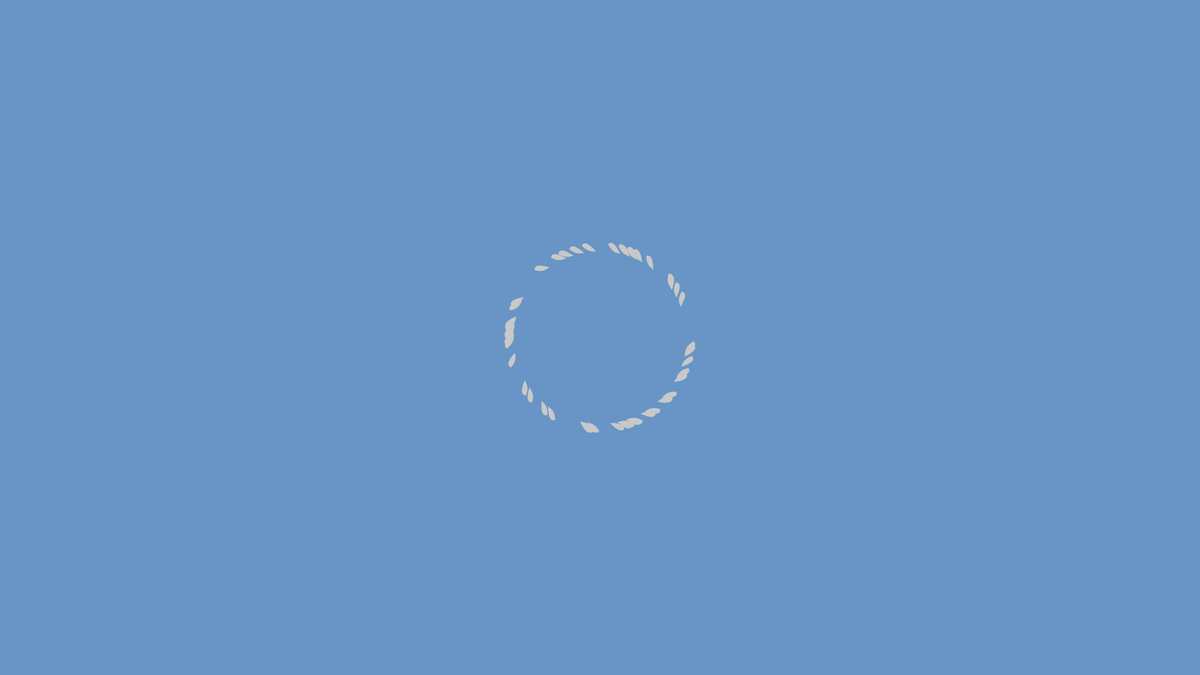
Frame 1 (no input)
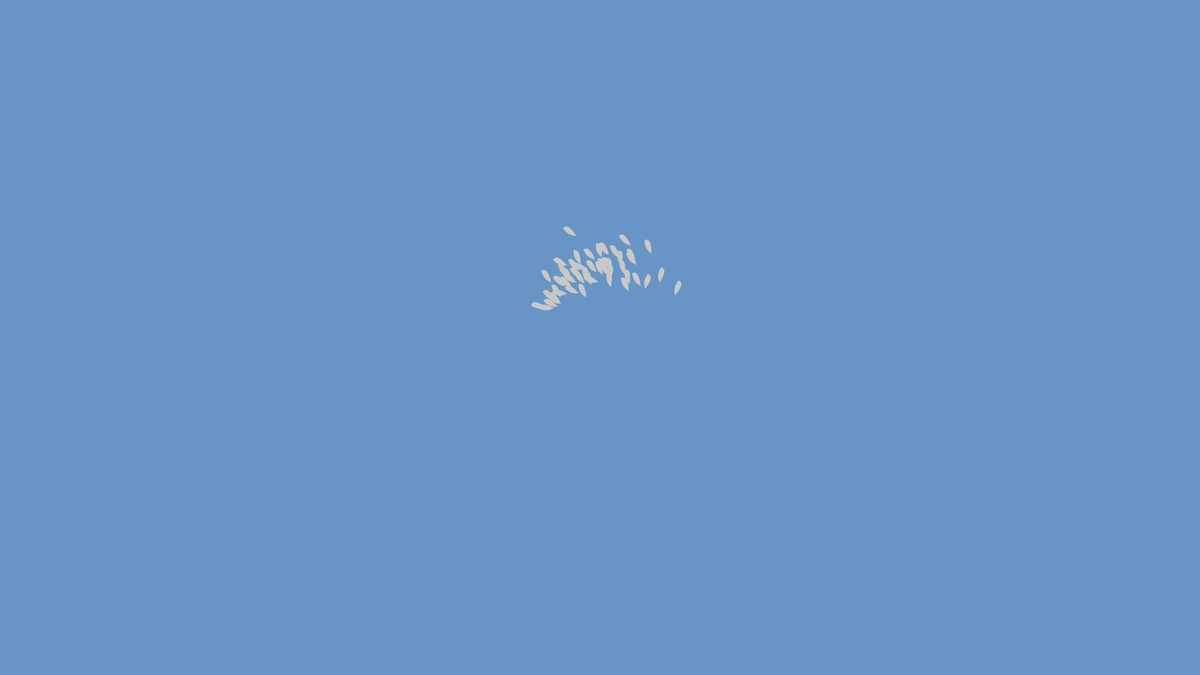
Frame 60 (no input)
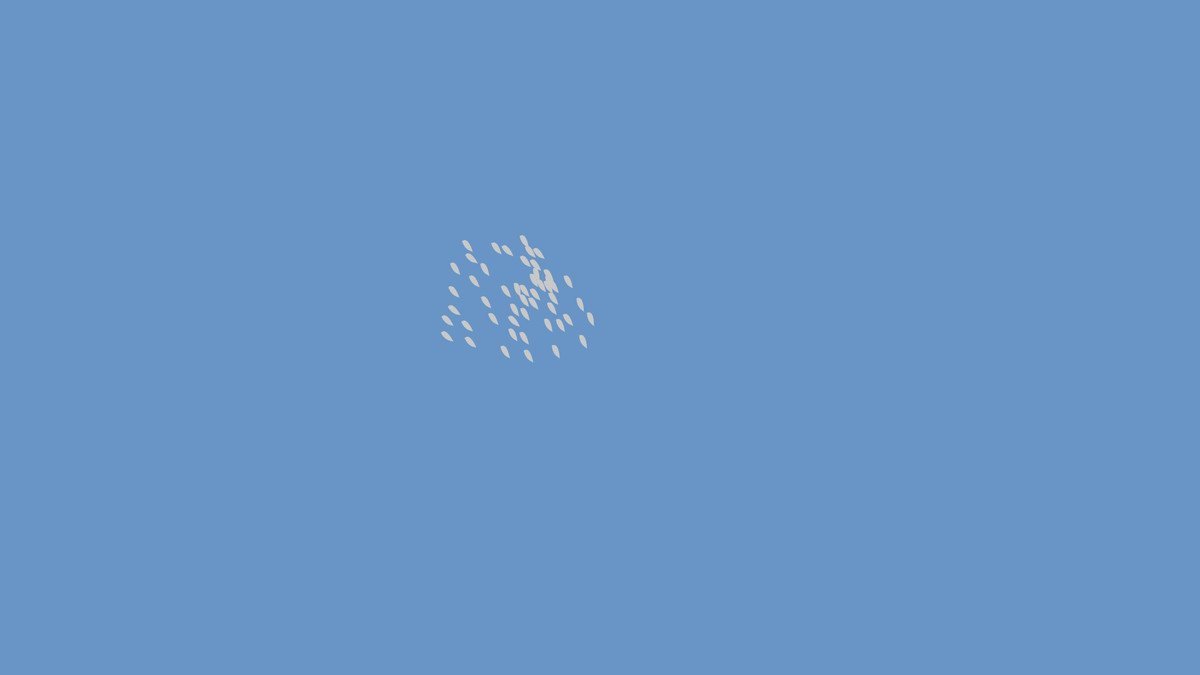
Frame 120 (the mouse pressed at the canvas centre since frame 60)

The p5.js sketch that drew these frames (run headless with seeded random() and noise() and a simulated clock; from frame 60 on, the mouse is pressed at the canvas centre):

// p5.js sketch
// ── sketch.js
var flock;

var offset = 100;
var x;
var y;
var Scale_Size;
var dir;

function setup() {
  createCanvas(1920,1080);
  createP();
  
  flock = new Flock();
  // Add an initial set of boids into the system
  for (var i = 0; i < 50; i++) {
    //generate starting from the center of the canvas 
    var b = new Boid(width/2,height/2);
    flock.addBoid(b);
  }
}

function draw() {
  background(color(104,149,197));
  flock.run();
}

// Add a new boid into the System
function mouseDragged() {
  flock.addBoid(new Boid(mouseX,mouseY));
}

function Flock() {
  // An array for all the boids
  this.boids = []; // Initialize the array
}

Flock.prototype.run = function() {
  for (var i = 0; i < this.boids.length; i++) {
    this.boids[i].run(this.boids);  // Passing the entire list of boids to each boid individually
  }
}

Flock.prototype.addBoid = function(b) {
  this.boids.push(b);
}

// The Nature of Code
// Daniel Shiffman
// http://natureofcode.com

// Boid class
// Methods for Separation, Cohesion, Alignment added

function Boid(x,y) {
  this.acceleration = createVector(0,0);
  this.velocity = createVector(random(-1,1),random(-1,1));
  this.position = createVector(x,y);
  this.r = 3.0;
  this.maxspeed = 3;    // Maximum speed
  this.maxforce = 0.05; // Maximum steering force
}

Boid.prototype.run = function(boids) {
  this.flock(boids);
  this.update();
  this.borders();
  this.render();
}

Boid.prototype.applyForce = function(force) {
  // We could add mass here if we want A = F / M
  this.acceleration.add(force);
}

// We accumulate a new acceleration each time based on three rules
Boid.prototype.flock = function(boids) {
  var sep = this.separate(boids);   // Separation
  var ali = this.align(boids);      // Alignment
  var coh = this.cohesion(boids);   // Cohesion
  // Arbitrarily weight these forces
  sep.mult(1.5);
  ali.mult(1.0);
  coh.mult(1.0);
  // Add the force vectors to acceleration
  this.applyForce(sep);
  this.applyForce(ali);
  this.applyForce(coh);
}

// Method to update location
Boid.prototype.update = function() {
  // Update velocity
  this.velocity.add(this.acceleration);
  // Limit speed
  this.velocity.limit(this.maxspeed);
  this.position.add(this.velocity);
  // Reset accelertion to 0 each cycle
  this.acceleration.mult(0);
}

// A method that calculates and applies a steering force towards a target
// STEER = DESIRED MINUS VELOCITY
Boid.prototype.seek = function(target) {
  var desired = p5.Vector.sub(target,this.position);  // A vector pointing from the location to the target
  // Normalize desired and scale to maximum speed
  desired.normalize();
  desired.mult(this.maxspeed);
  // Steering = Desired minus Velocity
  var steer = p5.Vector.sub(desired,this.velocity);
  steer.limit(this.maxforce);  // Limit to maximum steering force
  return steer;
}

function drawFish(x,y,Scale_Size, dir) {
  
  push();
  translate(x,y);
  scale(Scale_Size);
  beginShape();
  vertex(1.0*dir, -0.7);
  bezierVertex(1.0*dir, -0.7, 0.4*dir, -1.0, 0.0, 0.0);
  bezierVertex(0.0, 0.0, 1.0*dir, 0.4, 1.0*dir, -0.7); 
  endShape(CLOSE);
  pop();

// beginShape();
// vertex(30+ offset, 30+ offset);
// bezierVertex(0+ offset, 50 + offset, 90+ offset, 50 + offset, 100+ offset, 20 + offset);
// bezierVertex(30+ offset, 30 + offset, 30+ offset, 10 + offset, 10+ offset, 10 + offset);

// vertex(30+ offset, 30+ offset);
// bezierVertex(0+ offset + 2, 50 + offset + 54, 90+ offset + 2, 50 + offset + 54, 100+ offset + 2, 20 + offset + 54);
// bezierVertex(30+ offset + 2, 30 + offset + 54, 30+ offset + 2, 10 + offset + 54, 10+ offset + 2, 10 + offset + 54);
// rotate(-14);


// ellipse(225, 120, 65, 25);
// endShape(CLOSE);
}

Boid.prototype.render = function() {
  // Draw a triangle rotated in the direction of velocity
  var theta = this.velocity.heading() + radians(90);
  fill(127);
  stroke(200);
  push();
  translate(this.position.x,this.position.y);
  rotate(theta);
  drawFish(100, 100, 5, 3);
  pop();
}


// Wraparound
Boid.prototype.borders = function() {
  if (this.position.x < -this.r)  this.position.x = width +this.r;
  if (this.position.y < -this.r)  this.position.y = height+this.r;
  if (this.position.x > width +this.r) this.position.x = -this.r;
  if (this.position.y > height+this.r) this.position.y = -this.r;
}

// Separation
// Method checks for nearby boids and steers away
Boid.prototype.separate = function(boids) {
  var desiredseparation = 25.0;
  var steer = createVector(0,0);
  var count = 0;
  // For every boid in the system, check if it's too close
  for (var i = 0; i < boids.length; i++) {
    var d = p5.Vector.dist(this.position,boids[i].position);
    // If the distance is greater than 0 and less than an arbitrary amount (0 when you are yourself)
    if ((d > 0) && (d < desiredseparation)) {
      // Calculate vector pointing away from neighbor
      var diff = p5.Vector.sub(this.position,boids[i].position);
      diff.normalize();
      diff.div(d);        // Weight by distance
      steer.add(diff);
      count++;            // Keep track of how many
    }
  }
  // Average -- divide by how many
  if (count > 0) {
    steer.div(count);
  }

  // As long as the vector is greater than 0
  if (steer.mag() > 0) {
    // Implement Reynolds: Steering = Desired - Velocity
    steer.normalize();
    steer.mult(this.maxspeed);
    steer.sub(this.velocity);
    steer.limit(this.maxforce);
  }
  return steer;
}

// Alignment
// For every nearby boid in the system, calculate the average velocity
Boid.prototype.align = function(boids) {
  var neighbordist = 50;
  var sum = createVector(0,0);
  var count = 0;
  for (var i = 0; i < boids.length; i++) {
    var d = p5.Vector.dist(this.position,boids[i].position);
    if ((d > 0) && (d < neighbordist)) {
      sum.add(boids[i].velocity);
      count++;
    }
  }
  if (count > 0) {
    sum.div(count);
    sum.normalize();
    sum.mult(this.maxspeed);
    var steer = p5.Vector.sub(sum,this.velocity);
    steer.limit(this.maxforce);
    return steer;
  } else {
    return createVector(0,0);
  }
}

// Cohesion
// For the average location (i.e. center) of all nearby boids, calculate steering vector towards that location
Boid.prototype.cohesion = function(boids) {
  var neighbordist = 50;
  var sum = createVector(0,0);   // Start with empty vector to accumulate all locations
  var count = 0;
  for (var i = 0; i < boids.length; i++) {
    var d = p5.Vector.dist(this.position,boids[i].position);
    if ((d > 0) && (d < neighbordist)) {
      sum.add(boids[i].position); // Add location
      count++;
    }
  }
  if (count > 0) {
    sum.div(count);
    return this.seek(sum);  // Steer towards the location
  } else {
    return createVector(0,0);
  }
}
